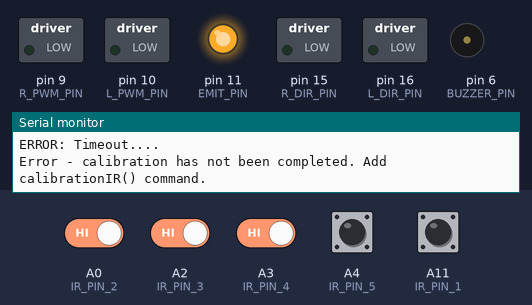
This sketch was run on a simulated Arduino Mega 2560, built with avr-gcc and run on an emulated ATmega2560. Shown: switched loads named in the sketch (green lamp = pin HIGH), output pins drawn as LEDs (lit = HIGH), buzzer (waves = sounding), the last lines printed to the serial monitor. The inputs (shaded band) are chosen by the test bench; at power-on: A0 (IR_PIN_2), A2 (IR_PIN_3), A3 (IR_PIN_4), A4 (IR_PIN_5), A11 (IR_PIN_1) HIGH. Pins used as bus, display or sensor lines are not drawn.

Above: at 1.2 s.
1.3 s: A0 (IR_PIN_2) driven LOW
At 5.12 s:
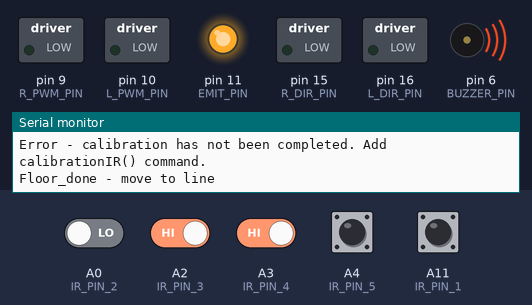
18.2 s: A0 (IR_PIN_2) driven HIGH
At 19.5 s:
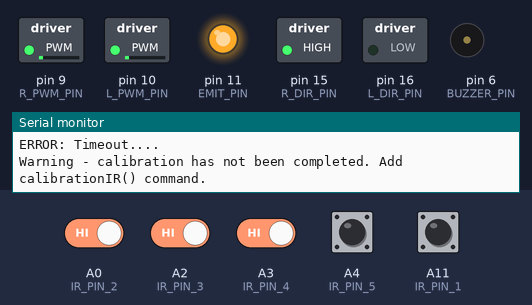
32.5 s: A2 (IR_PIN_3) driven LOW
At 34.56 s:
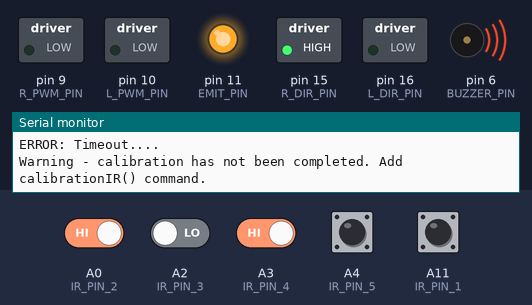
36.3 s: A2 (IR_PIN_3) driven HIGH
At 39.3 s:
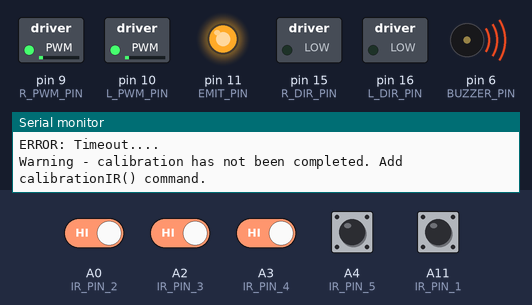
55.1 s: A3 (IR_PIN_4) driven LOW
At 57.29 s:
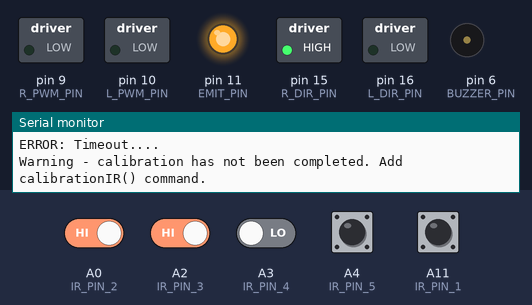
58.6 s: A3 (IR_PIN_4) driven HIGH
At 59.9 s:
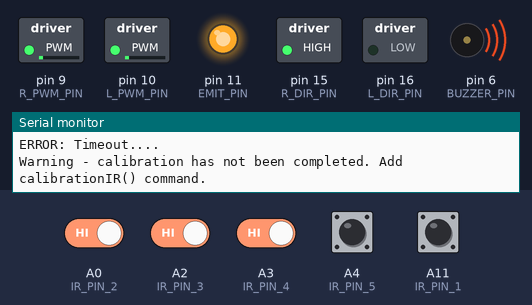
Timing chart, 0 to 62.0 s (numbered marks = the images above; inputs shaded):
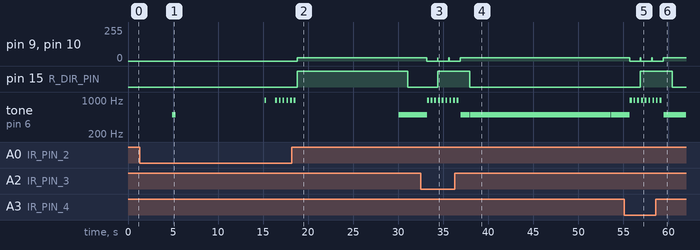

The sketch:

find_line_FSM_v1.ino
```cpp
/*Robotic Systems Lab 5 - Finite State Machine
 * The following code uses the existing Polo libraries to integrate an FSM to
 * search for a line and stop when one is found.
 *
 * This also integrates several buzzers so that the operator can use complete the actions
 * without input from Serial.
 *
 * 1. Turn on
 * 2. Calibrate - leave on floor surface until first beep
 *              - move front three sensors over line surface and leave until second beep
 *              - move to start position and wait for three happy beeps
 * 3. Find the line - robot will drive fwds until line is found
 * 4. Line found routine - three happy beeps, stop and spin
 *
 * There is also a timeout feature which will reset to step 2 if no line is found.
 *
 * Fixes needed:
 * - Currently the buzzer is initiated from within the IRSense library as I can't
 * get it to iniate both there and within the main script
 * - The IRSense could do with a tidy up in the IRread area as there are multiple options there
 * at the moment with ints/floats all over the place! *
 */

#include "IRSense.h"
#include "motors_v2.h"
#include "buzz.h" //THIS ISN'T WORKING BECAUSE IT IS DEFINED IN IRSENSE - WHY?

//Setup IR Sensors
byte sensor_select = 3;
byte EMIT_STATE = 1;
int time_out = 5000;
float IR_output[5];
float calibrated_IR_output[3];
bool line_stat = false;
IRSense linesensor;

//Setup motors
int MIN_SPEED = 0;
int MAX_SPEED = 100;
int pwm_norm = 25;
int Lpwm = pwm_norm;
int Rpwm = pwm_norm;
Motors_c motors;

//Control Parameters
unsigned long LS_MAX_TIME = 5;
unsigned long ls_ts;

//Setup FSM states
#define STATE_INITIAL 0
#define STATE_FIND_LINE 1
#define STATE_FOUND_LINE 2
int state;
unsigned long start_time = millis();
unsigned long end_time;
int state_time_out = 30000;

void setup() {
  Serial.begin(9600);
  //while(!Serial);
  Serial.println("ready");

  linesensor.initiate(sensor_select, EMIT_STATE, time_out);
  motors.initiate(MIN_SPEED, MAX_SPEED);

  state = STATE_INITIAL;
}

void loop() {
  if (state == STATE_INITIAL) {
    linesensor.calibrateIR();
    Serial.println("Move to start position");
    delay(1000);
    happy_beep();
    state = 1;
  }
  else if (state == STATE_FIND_LINE) {
    motors.setMotorPower(Lpwm, Rpwm);
  }
  else if (state == STATE_FOUND_LINE) {
    motors.setMotorPower(Lpwm, -Rpwm);
    Serial.println("FOUND IT");
  }
  else {
    Serial.println("Error: state not found");
    sad_beep();
  }

  updateState();
  Serial.println(state);
}

void updateState() {
  linesensor.IRread(IR_output);

  if (state == 2 && millis() - start_time < state_time_out) {
   //Do nothing
  }
  else if (IR_output[1] > 0.5 || IR_output[2] > 0.5 || IR_output[3] > 0.5) {
    motors.stopMotors();
    happy_beep();
    state = 2;
  }
  else if (millis() - start_time > state_time_out) {
    sad_beep();
    state = 1;
  }

}

void happy_beep() {
  for (int i=0; i<=2; i++) {
    linesensor.beep_once(500, 200);
    delay(200);
  }
}

void sad_beep() {
  linesensor.beep_once(1000,500);
}
```

IRSense.h
```cpp
/*Class file for Pololu IR Sensor Control - v2
Author: Henry Hickson
Date: 14/10/21
References: Robotic Systems Lab Sheet 3 / 4
Notes:
- Updated to include calibration 14/10/21
- IR sensors work through a capacitor discharge method
- The capacitor is first loaded with charge (digitalWrite HIGH)
- It then discharges at a rate determined by the IR sensor
- More IR light, faster discharge
- There is a discharge threshold of 1.5v, at which point the digital switches to LOW
- This is analogue to digital conversion
- By measuring time taken to switch, we have a measure of IR reflected

Calibration:
- This works through the use of the IR read:
- The robot reads 50 values on the floor, then beeps
- On the first beep, the user should move the three sensors to over the line
- It will read 50 values on the line then beep again
- After the second beep it does the maths to produce si and bi
- the readings are then calibrated by minusing the bi (the baseline) and then multiplying by
  si

To initiate the user must first specify the following:
- Sensor_select - choose option 1, 2 or 3 for amount of sensors to use
- EMIT_STATE - turn IR LEDs on or off
- time_out - time out time on readings

Outputting e_l:
- e_l is a weighting from -1 to 1 which is the weighting of IR left to right of the front three IRs

Outputting direct readings:
- it is also possible to output direct readings for each sensor
- An input must be provided for this! An array of size 5 :)
*/

#ifndef _IRSense_h
#define _IRSense_h

class IRSense {
   public:
       #include "buzz.h"
       buzz buzz;

       #define IR_PIN_1 A11
       #define IR_PIN_2 A0
       #define IR_PIN_3 A2
       #define IR_PIN_4 A3
       #define IR_PIN_5 A4
       #define EMIT_PIN 11

       //Setup IR reading parameters
       byte _NB_IR_PINS = 5;
       float _IR_output[5];
       int _time_out;
       int ls_pin[5];
       unsigned long end_time[5];
       byte which;

       //Setup Calibration parameters:
       float _IR_calibrated[5];
       float _si[3]; //Currently calibration only works for the front three
       float _bi[3];
       float _average_min;
       float _average_max;
       int n = 50; //Number of datapoints for calibration

      IRSense() {
      }

      void initiate(byte sensor_select, byte EMIT_STATE, int time_out) {
          if(sensor_select == 1) {
            ls_pin[0] = IR_PIN_1;
            ls_pin[4] = IR_PIN_5;
            Serial.println("Outer sensors only ready to go");
          } else if (sensor_select == 2) {
            ls_pin[1] = IR_PIN_2;
            ls_pin[2] = IR_PIN_3;
            ls_pin[3] = IR_PIN_4;
            Serial.println("Inner sensors only ready to go");
          } else if (sensor_select == 3) {
            ls_pin[0] = IR_PIN_1;
            ls_pin[1] = IR_PIN_2;
            ls_pin[2] = IR_PIN_3;
            ls_pin[3] = IR_PIN_4;
            ls_pin[4] = IR_PIN_5;
            Serial.println("All sensors ready to go.");
          } else {
            Serial.println("Error: Sensor select must be 1 (outer sensors only), 2 (middle sensors only) or 3 (all sensors)");
            return;
          }
          _time_out = time_out;
          pinMode(11,OUTPUT);
          if (EMIT_STATE == 0 || EMIT_STATE == 1) {
            digitalWrite(11,EMIT_STATE);
          } else {
            Serial.println("Error: EMIT_STATE must be 0 (IR LED switched off) or 1 (IR LED switched on)");
          }
      }


      void calibrateIR() {
        int floor_IR_1[n];
        int floor_IR_2[n];
        int floor_IR_3[n];
        for (int i = 0; i < n; i++) {
          _IRread();
          floor_IR_1[i] = _IR_output[1];
          floor_IR_2[i] = _IR_output[2];
          floor_IR_3[i] = _IR_output[3];
        }
        Serial.println("Floor_done - move to line");
        buzz.beep_once(1000, 200);
        delay(5000);

        //2 Move to line surface (the line) and repeat
        int line_IR_1[n];
        int line_IR_2[n];
        int line_IR_3[n];
        for (int i = 0; i < n; i++) {
          _IRread();
          line_IR_1[i] = _IR_output[1];
          line_IR_2[i] = _IR_output[2];
          line_IR_3[i] = _IR_output[3];
        }

        Serial.println("Line done");
        buzz.beep_once(500, 200);

        //3 Derive the offset bias from the minimum white light reading
        _bi[0] = minarray(floor_IR_1);
        _bi[1] = minarray(floor_IR_2);
        _bi[2] = minarray(floor_IR_3);

        //4 Derive the scaling factor from the reading range (difference between min and max readings)
        _si[0] = 1.0000/(average(line_IR_1)-average(floor_IR_1));
        _si[1] = 1.0000/(average(line_IR_2)-average(floor_IR_2));
        _si[2] = 1.0000/(average(line_IR_3)-average(floor_IR_3));
      }


      //This function needs an input - a globally defined int array of length 5. This will then be populated and
      //passed back.
      float* IRread(float ARRAY[5]) {
           bool done = false;
           unsigned long start_time = micros();
           for (which = 0; which < _NB_IR_PINS; which++) {
            if (ls_pin[which] != 0) {
                pinMode(ls_pin[which], OUTPUT);
                digitalWrite(ls_pin[which], HIGH);
                pinMode(ls_pin[which], INPUT);
                end_time[which] = start_time;
            }
           }
           delayMicroseconds(10);
           while (done == false) {
            for (which = 0; which < _NB_IR_PINS; which++) {
                if (digitalRead(ls_pin[which]) == 0 && end_time[which] == start_time) {
                    end_time[which] = micros();
                }
            }
            if (end_time[0] != start_time && end_time[1] != start_time && end_time[2] != start_time && end_time[3] != start_time && end_time[4] != start_time) {
             done=true;
            }
            if ((micros()-start_time) >= _time_out) {
             Serial.println("ERROR: Timeout....");
             done=true;
            }
           }
           //Check for calibration of forward sensors
           if (_bi[0] == 0) {
            Serial.println("Warning - calibration has not been completed. Add calibrationIR() command.");
            ARRAY[1] = float(end_time[1]-start_time);
            ARRAY[2] = float(end_time[2]-start_time);
            ARRAY[3] = float(end_time[3]-start_time);
           }
           else {
            ARRAY[1] = (float(end_time[1]-start_time) - _bi[0])*_si[0];
            ARRAY[2] = (float(end_time[2]-start_time) - _bi[1])*_si[1];
            ARRAY[3] = (float(end_time[3]-start_time) - _bi[2])*_si[2];
           }
           //Populate other IR sensor values
           ARRAY[0] = float(end_time[0]-start_time);
           ARRAY[4] = float(end_time[4]-start_time);

           return ARRAY;
        }


      //This is an internal IRread function, it is used within this class only, hence the underscore
      //The function is the same as the one above apart from it populates a class specific array and not a global one
      //This is then calibrated as per the calibration sequence
      void _IRread() {
           bool done = false;
           unsigned long start_time = micros();

           for (which = 0; which < _NB_IR_PINS; which++) {
            if (ls_pin[which] != 0) {
                pinMode(ls_pin[which], OUTPUT);
                digitalWrite(ls_pin[which], HIGH);
                pinMode(ls_pin[which], INPUT);
                end_time[which] = start_time;
            }
           }
           delayMicroseconds(10);
           while (done == false) {
            for (which = 0; which < _NB_IR_PINS; which++) {
                if (digitalRead(ls_pin[which]) == 0 && end_time[which] == start_time) {
                    end_time[which] = micros();
                }
            }
           if (end_time[0] != start_time && end_time[1] != start_time && end_time[2] != start_time && end_time[3] != start_time && end_time[4] != start_time) {
             done=true;
           }
           if ((micros()-start_time) >= _time_out) {
             Serial.println("ERROR: Timeout....");
             done=true;
           }
           }
           _IR_output[0] = (end_time[0]-start_time);
           _IR_output[1] = (end_time[1]-start_time);
           _IR_output[2] = (end_time[2]-start_time);
           _IR_output[3] = (end_time[3]-start_time);
           _IR_output[4] = (end_time[4]-start_time);

           if (_bi[0] == 0) {
            Serial.println("Error - calibration has not been completed. Add calibrationIR() command.");
           }
           else {
            _IR_calibrated[1] = (_IR_output[1] - _bi[0])*_si[0];
            _IR_calibrated[2] = (_IR_output[2] - _bi[1])*_si[1];
            _IR_calibrated[3] = (_IR_output[3] - _bi[2])*_si[2];
           }
        }


        //eline() returns a weighted line value for the front three sensors, this is useful for line following
        float eline() {
          if (_bi[0] == 0) {
            Serial.println("Error - calibration has not been completed. Add calibrationIR() command.");
           }
           else {
            _IRread();
            int total_activation = _IR_calibrated[1] + _IR_calibrated[2] + _IR_calibrated[3]; //Total of three forward sensor readings
            float w_L = (_IR_calibrated[1] + (_IR_calibrated[2]*0.5)) / total_activation; //Weight left side sensors
            float w_R = (_IR_calibrated[3] + (_IR_calibrated[2]*0.5))/total_activation; //Weight right side sensors
            float e_l = w_R - w_L;
            return e_l;
           }
        }

        float average(int myarray[50]) {
          int total = 0;
            for (int i = 0; i < (sizeof(myarray) / sizeof(myarray[0])); i++) {
              total += myarray[i];
           }
          return total/(sizeof(myarray) / sizeof(myarray[0]));
        }


        int minarray(int myarray[50]) {
          int minVal = myarray[0];
            for (int i = 0; i < (sizeof(myarray) / sizeof(myarray[0])); i++) {
              if (myarray[i] < minVal) {
                minVal = myarray[i];
              }
            }
          return minVal;
        }

        int maxarray(int myarray[50]) {
          int maxVal = myarray[0];
            for (int i = 0; i < (sizeof(myarray) / sizeof(myarray[0])); i++) {
              if (myarray[i] > maxVal) {
                maxVal = myarray[i];
              }
            }
          return maxVal;
        }

        void beep_once(int pitch, int beep_length) {
          buzz.beep_once(pitch, beep_length);
        }
 };

 #endif
```

buzz.h
```cpp
/*Class file for Pololu IR Sensor Control
Author: Henry Hickson
Date: 14/10/21
References: Robotic Systems Lab Sheet 1
*/

#ifndef _buzz_h
#define _buzz_h


class buzz {
   public:
      #define BUZZER_PIN 6

      buzz() {
        pinMode(BUZZER_PIN, OUTPUT);
      }

      void beep(int toggle_duration) {
  	    digitalWrite(BUZZER_PIN, HIGH);
  	    delayMicroseconds(toggle_duration);
  	    digitalWrite(BUZZER_PIN, LOW);
  	    delayMicroseconds(toggle_duration);
      }

  	void beep_once(int pitch, int beep_length) {
  	  for (int i = 0; i < beep_length; i++) {
  	     beep(pitch);
  	  }
  	}
 };

 #endif
```

motors_v2.h
```cpp
/*Class file for Pololu Motor Control
Author: Henry Hickson
Date: 04/10/21
References: Robotic Systems Lab Sheet 2
*/

#ifndef _MOTORS_H
#define _MOTORS_H

class Motors_c {
   public:

   #define L_PWM_PIN 10
   #define L_DIR_PIN 16
   #define R_PWM_PIN 9
   #define R_DIR_PIN 15
   byte LDIR = 0;
   byte RDIR = 0;
   int _MIN_SPEED;
   int _MAX_SPEED;

      Motors_c() {
      }

      void initiate(int MIN_SPEED, int MAX_SPEED) {
      	pinMode(L_PWM_PIN, OUTPUT);
      	pinMode(L_DIR_PIN, OUTPUT);
      	pinMode(R_PWM_PIN, OUTPUT);
      	pinMode(R_DIR_PIN, OUTPUT);
      	_MIN_SPEED = MIN_SPEED;
      	_MAX_SPEED = MAX_SPEED;
      }

      void setMotorPower(float Lpwm, float Rpwm) { //This function turns the motors, L and R
  	if (abs(Lpwm) < _MIN_SPEED || abs(Lpwm) > _MAX_SPEED || abs(Rpwm) < _MIN_SPEED || abs(Rpwm) > _MAX_SPEED) {
    	   Serial.println ("Error! Outside of acceptable motor range!");
    	   return;
    	}
  	if (abs(Lpwm) != Lpwm) {
   	  LDIR = 255;
  	}
  	else if (abs(Lpwm) == Lpwm) {
  	  LDIR = 0;
  	}
  	if (abs(Rpwm) != Rpwm) {
   	  RDIR = 255;
  	}
  	else if (abs(Rpwm) == Rpwm) {
  	  RDIR = 0;
  	}
  	analogWrite(L_DIR_PIN, LDIR);
  	analogWrite(R_DIR_PIN, RDIR);
   	analogWrite(L_PWM_PIN, abs(Lpwm));
  	analogWrite(R_PWM_PIN, abs(Rpwm));
      }

      void stopMotors() {
  	analogWrite(L_PWM_PIN, 0);
  	analogWrite(R_PWM_PIN, 0);
      }
 };

 #endif
```

Measured:
- after the input at 1.3 s, pin 9 (R_PWM_PIN), pin 10 (L_PWM_PIN): stays 0/255 (without the input it goes to 25/255 after 16.3 s)
- after the input at 18.2 s, pin 9 (R_PWM_PIN), pin 10 (L_PWM_PIN): goes on until 18.8 s, then stays 25/255
- after the input at 32.5 s, pin 9 (R_PWM_PIN), pin 10 (L_PWM_PIN): 25/255 → 0/255 after 0.67 s; pin 15 (R_DIR_PIN): LOW → HIGH after 1.9 s; tone on pin 6 (BUZZER_PIN): 494 Hz → 982 Hz after 0.71 s, then repeats every 1.2 s: silent 0.17 s, 990 Hz 0.20 s, silent 0.20 s, 990 Hz 0.20 s, silent 0.25 s, 982 Hz 0.20 s
- after the input at 36.3 s, pin 9 (R_PWM_PIN), pin 10 (L_PWM_PIN): goes on until 36.9 s, then stays 25/255; pin 15 (R_DIR_PIN): HIGH → LOW after 1.6 s
- after the input at 55.1 s, pin 9 (R_PWM_PIN), pin 10 (L_PWM_PIN): 25/255 → 0/255 after 0.60 s; pin 15 (R_DIR_PIN): LOW → HIGH after 1.8 s; tone on pin 6 (BUZZER_PIN): 493 Hz → 982 Hz after 0.64 s, then repeats every 1.2 s: silent 0.17 s, 990 Hz 0.20 s, silent 0.20 s, 990 Hz 0.20 s, silent 0.25 s, 982 Hz 0.20 s
- after the input at 58.6 s, pin 9 (R_PWM_PIN), pin 10 (L_PWM_PIN): goes on until 59.4 s, then stays 25/255; pin 15 (R_DIR_PIN): HIGH → LOW after 1.9 s
- by itself, tone on pin 6 (BUZZER_PIN): plays 493 Hz for 0.40 s, 982 Hz for 0.20 s, 990 Hz for 0.20 s, 990 Hz for 0.20 s, 990 Hz for 0.20 s, 982 Hz for 0.20 s … (7 notes in this stretch)
